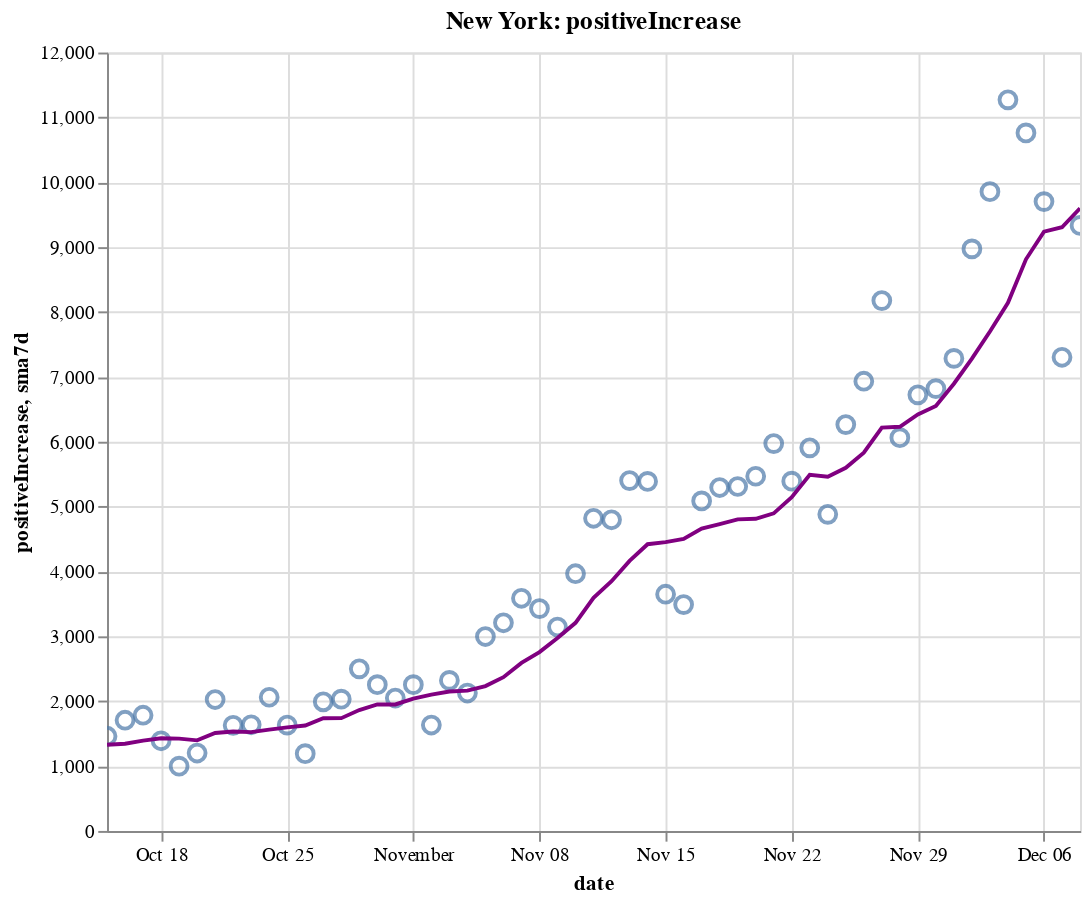

The cell this chart's notebook holds for it:
### Code cell
create_plot(ny, 'positiveIncrease')

### Figure 1 — Vega-Lite specification as saved in the notebook (floating-point values rounded to 4 significant figures)
{"config": {"view": {"continuousWidth": 400, "continuousHeight": 300}}, "layer": [{"layer": [{"mark": {"type": "point", "size": 75}, "encoding": {"tooltip": [{"type": "temporal", "field": "date"}, {"type": "quantitative", "field": "positiveIncrease"}, {"type": "quantitative", "field": "sma7d"}], "x": {"type": "temporal", "field": "date"}, "y": {"type": "quantitative", "field": "positiveIncrease"}}, "selection": {"selector008": {"type": "interval", "bind": "scales", "encodings": ["x", "y"]}}}, {"mark": {"type": "line", "color": "purple"}, "encoding": {"x": {"type": "temporal", "field": "date"}, "y": {"type": "quantitative", "field": "sma7d"}}}]}, {"mark": {"type": "rule", "color": "#aaa"}, "encoding": {"x": {"type": "temporal", "field": "date"}}, "transform": [{"filter": {"selection": "selector007"}}]}, {"mark": "circle", "encoding": {"opacity": {"condition": {"value": 1, "selection": "selector007"}, "value": 0}, "tooltip": [{"type": "temporal", "field": "date"}, {"type": "quantitative", "field": "positiveIncrease"}, {"type": "quantitative", "field": "sma7d"}], "x": {"type": "temporal", "field": "date"}, "y": {"type": "quantitative", "field": "positiveIncrease"}}, "selection": {"selector007": {"type": "single", "encodings": ["x"], "on": "mouseover", "nearest": true, "empty": "none"}}}, {"mark": {"type": "text", "align": "left", "dx": 5, "dy": -5, "stroke": "white", "strokeWidth": 2}, "encoding": {"text": {"type": "quantitative", "field": "positiveIncrease"}, "tooltip": [{"type": "temporal", "field": "date"}, {"type": "quantitative", "field": "positiveIncrease"}, {"type": "quantitative", "field": "sma7d"}], "x": {"type": "temporal", "field": "date"}, "y": {"type": "quantitative", "field": "positiveIncrease"}}, "transform": [{"filter": {"selection": "selector007"}}]}, {"mark": {"type": "text", "align": "left", "dx": 5, "dy": -5}, "encoding": {"text": {"type": "quantitative", "field": "positiveIncrease"}, "tooltip": [{"type": "temporal", "field": "date"}, {"type": "quantitative", "field": "positiveIncrease"}, {"type": "quantitative", "field": "sma7d"}], "x": {"type": "temporal", "field": "date"}, "y": {"type": "quantitative", "field": "positiveIncrease"}}, "transform": [{"filter": {"selection": "selector007"}}]}], "data": {"name": "data-aabe8ff2f5db0b40b0d7a454bb232ec0"}, "height": 400, "title": "New York: positiveIncrease", "width": 500, "$schema": "https://vega.github.io/schema/vega-lite/v4.8.1.json", "datasets": {"data-aabe8ff2f5db0b40b0d7a454bb232ec0": [{"date": "2020-10-15T00:00:00", "totalTestResultsIncrease": 133200.0, "positiveIncrease": 1460.0, "death": 25620.0, "deathIncrease": 13.0, "positiveRate": 0.011, "state": "New York", "sma7d": 1328.0}, {"date": "2020-10-16T00:00:00", "totalTestResultsIncrease": 136000.0, "positiveIncrease": 1707.0, "death": 25630.0, "deathIncrease": 10.0, "positiveRate": 0.013, "state": "New York", "sma7d": 1344.0}, {"date": "2020-10-17T00:00:00", "totalTestResultsIncrease": 160000.0, "positiveIncrease": 1784.0, "death": 25640.0, "deathIncrease": 9.0, "positiveRate": 0.011, "state": "New York", "sma7d": 1393.0}, {"date": "2020-10-18T00:00:00", "totalTestResultsIncrease": 128800.0, "positiveIncrease": 1390.0, "death": 25640.0, "deathIncrease": 7.0, "positiveRate": 0.011, "state": "New York", "sma7d": 1428.0}, {"date": "2020-10-19T00:00:00", "totalTestResultsIncrease": 82010.0, "positiveIncrease": 998.0, "death": 25660.0, "deathIncrease": 15.0, "positiveRate": 0.012, "state": "New York", "sma7d": 1423.0}, {"date": "2020-10-20T00:00:00", "totalTestResultsIncrease": 90540.0, "positiveIncrease": 1201.0, "death": 25670.0, "deathIncrease": 13.0, "positiveRate": 0.013, "state": "New York", "sma7d": 1396.0}, {"date": "2020-10-21T00:00:00", "totalTestResultsIncrease": 124800.0, "positiveIncrease": 2026.0, "death": 25680.0, "deathIncrease": 7.0, "positiveRate": 0.016, "state": "New York", "sma7d": 1509.0}, {"date": "2020-10-22T00:00:00", "totalTestResultsIncrease": 135300.0, "positiveIncrease": 1628.0, "death": 25690.0, "deathIncrease": 15.0, "positiveRate": 0.012, "state": "New York", "sma7d": 1533.0}, {"date": "2020-10-23T00:00:00", "totalTestResultsIncrease": 141500.0, "positiveIncrease": 1637.0, "death": 25700.0, "deathIncrease": 11.0, "positiveRate": 0.012, "state": "New York", "sma7d": 1523.0}, {"date": "2020-10-24T00:00:00", "totalTestResultsIncrease": 156900.0, "positiveIncrease": 2061.0, "death": 25720.0, "deathIncrease": 13.0, "positiveRate": 0.013, "state": "New York", "sma7d": 1563.0}, {"date": "2020-10-25T00:00:00", "totalTestResultsIncrease": 120800.0, "positiveIncrease": 1632.0, "death": 25730.0, "deathIncrease": 12.0, "positiveRate": 0.014, "state": "New York", "sma7d": 1598.0}, {"date": "2020-10-26T00:00:00", "totalTestResultsIncrease": 82120.0, "positiveIncrease": 1191.0, "death": 25740.0, "deathIncrease": 12.0, "positiveRate": 0.015, "state": "New York", "sma7d": 1625.0}, {"date": "2020-10-27T00:00:00", "totalTestResultsIncrease": 111600.0, "positiveIncrease": 1991.0, "death": 25760.0, "deathIncrease": 16.0, "positiveRate": 0.018, "state": "New York", "sma7d": 1738.0}, {"date": "2020-10-28T00:00:00", "totalTestResultsIncrease": 129700.0, "positiveIncrease": 2031.0, "death": 25770.0, "deathIncrease": 15.0, "positiveRate": 0.016, "state": "New York", "sma7d": 1739.0}, {"date": "2020-10-29T00:00:00", "totalTestResultsIncrease": 168400.0, "positiveIncrease": 2499.0, "death": 25790.0, "deathIncrease": 19.0, "positiveRate": 0.015, "state": "New York", "sma7d": 1863.0}, {"date": "2020-10-30T00:00:00", "totalTestResultsIncrease": 146900.0, "positiveIncrease": 2255.0, "death": 25800.0, "deathIncrease": 12.0, "positiveRate": 0.015, "state": "New York", "sma7d": 1951.0}, {"date": "2020-10-31T00:00:00", "totalTestResultsIncrease": 137000.0, "positiveIncrease": 2049.0, "death": 25810.0, "deathIncrease": 3.0, "positiveRate": 0.015, "state": "New York", "sma7d": 1950.0}, {"date": "2020-11-01T00:00:00", "totalTestResultsIncrease": 148900.0, "positiveIncrease": 2255.0, "death": 25820.0, "deathIncrease": 17.0, "positiveRate": 0.015, "state": "New York", "sma7d": 2039.0}, {"date": "2020-11-02T00:00:00", "totalTestResultsIncrease": 96100.0, "positiveIncrease": 1633.0, "death": 25840.0, "deathIncrease": 14.0, "positiveRate": 0.017, "state": "New York", "sma7d": 2102.0}, {"date": "2020-11-03T00:00:00", "totalTestResultsIncrease": 127900.0, "positiveIncrease": 2321.0, "death": 25850.0, "deathIncrease": 15.0, "positiveRate": 0.018, "state": "New York", "sma7d": 2149.0}, {"date": "2020-11-04T00:00:00", "totalTestResultsIncrease": 133500.0, "positiveIncrease": 2126.0, "death": 25870.0, "deathIncrease": 15.0, "positiveRate": 0.016, "state": "New York", "sma7d": 2163.0}, {"date": "2020-11-05T00:00:00", "totalTestResultsIncrease": 161000.0, "positiveIncrease": 2997.0, "death": 25890.0, "deathIncrease": 24.0, "positiveRate": 0.019, "state": "New York", "sma7d": 2234.0}, {"date": "2020-11-06T00:00:00", "totalTestResultsIncrease": 160700.0, "positiveIncrease": 3209.0, "death": 25910.0, "deathIncrease": 18.0, "positiveRate": 0.02, "state": "New York", "sma7d": 2370.0}, {"date": "2020-11-07T00:00:00", "totalTestResultsIncrease": 163300.0, "positiveIncrease": 3587.0, "death": 25930.0, "deathIncrease": 18.0, "positiveRate": 0.022, "state": "New York", "sma7d": 2590.0}, {"date": "2020-11-08T00:00:00", "totalTestResultsIncrease": 145600.0, "positiveIncrease": 3428.0, "death": 25950.0, "deathIncrease": 19.0, "positiveRate": 0.024, "state": "New York", "sma7d": 2757.0}, {"date": "2020-11-09T00:00:00", "totalTestResultsIncrease": 111400.0, "positiveIncrease": 3144.0, "death": 25970.0, "deathIncrease": 26.0, "positiveRate": 0.028, "state": "New York", "sma7d": 2973.0}, {"date": "2020-11-10T00:00:00", "totalTestResultsIncrease": 128000.0, "positiveIncrease": 3965.0, "death": 26000.0, "deathIncrease": 32.0, "positiveRate": 0.031, "state": "New York", "sma7d": 3208.0}, {"date": "2020-11-11T00:00:00", "totalTestResultsIncrease": 164300.0, "positiveIncrease": 4820.0, "death": 26030.0, "deathIncrease": 21.0, "positiveRate": 0.029, "state": "New York", "sma7d": 3593.0}, {"date": "2020-11-12T00:00:00", "totalTestResultsIncrease": 162600.0, "positiveIncrease": 4797.0, "death": 26060.0, "deathIncrease": 29.0, "positiveRate": 0.029, "state": "New York", "sma7d": 3850.0}, {"date": "2020-11-13T00:00:00", "totalTestResultsIncrease": 203700.0, "positiveIncrease": 5401.0, "death": 26080.0, "deathIncrease": 24.0, "positiveRate": 0.027, "state": "New York", "sma7d": 4163.0}, {"date": "2020-11-14T00:00:00", "totalTestResultsIncrease": 184200.0, "positiveIncrease": 5388.0, "death": 26100.0, "deathIncrease": 24.0, "positiveRate": 0.029, "state": "New York", "sma7d": 4420.0}, {"date": "2020-11-15T00:00:00", "totalTestResultsIncrease": 133200.0, "positiveIncrease": 3649.0, "death": 26130.0, "deathIncrease": 30.0, "positiveRate": 0.027, "state": "New York", "sma7d": 4452.0}, {"date": "2020-11-16T00:00:00", "totalTestResultsIncrease": 124600.0, "positiveIncrease": 3490.0, "death": 26160.0, "deathIncrease": 26.0, "positiveRate": 0.028, "state": "New York", "sma7d": 4501.0}, {"date": "2020-11-17T00:00:00", "totalTestResultsIncrease": 159900.0, "positiveIncrease": 5088.0, "death": 26190.0, "deathIncrease": 30.0, "positiveRate": 0.032, "state": "New York", "sma7d": 4662.0}, {"date": "2020-11-18T00:00:00", "totalTestResultsIncrease": 154400.0, "positiveIncrease": 5294.0, "death": 26220.0, "deathIncrease": 36.0, "positiveRate": 0.034, "state": "New York", "sma7d": 4730.0}, {"date": "2020-11-19T00:00:00", "totalTestResultsIncrease": 195200.0, "positiveIncrease": 5310.0, "death": 26260.0, "deathIncrease": 32.0, "positiveRate": 0.027, "state": "New York", "sma7d": 4803.0}, {"date": "2020-11-20T00:00:00", "totalTestResultsIncrease": 205500.0, "positiveIncrease": 5468.0, "death": 26290.0, "deathIncrease": 35.0, "positiveRate": 0.027, "state": "New York", "sma7d": 4812.0}, {"date": "2020-11-21T00:00:00", "totalTestResultsIncrease": 207900.0, "positiveIncrease": 5972.0, "death": 26330.0, "deathIncrease": 34.0, "positiveRate": 0.029, "state": "New York", "sma7d": 4896.0}, {"date": "2020-11-22T00:00:00", "totalTestResultsIncrease": 196600.0, "positiveIncrease": 5392.0, "death": 26360.0, "deathIncrease": 31.0, "positiveRate": 0.027, "state": "New York", "sma7d": 5145.0}, {"date": "2020-11-23T00:00:00", "totalTestResultsIncrease": 191500.0, "positiveIncrease": 5906.0, "death": 26390.0, "deathIncrease": 33.0, "positiveRate": 0.031, "state": "New York", "sma7d": 5490.0}, {"date": "2020-11-24T00:00:00", "totalTestResultsIncrease": 164800.0, "positiveIncrease": 4881.0, "death": 26440.0, "deathIncrease": 51.0, "positiveRate": 0.03, "state": "New York", "sma7d": 5460.0}, {"date": "2020-11-25T00:00:00", "totalTestResultsIncrease": 173100.0, "positiveIncrease": 6265.0, "death": 26480.0, "deathIncrease": 41.0, "positiveRate": 0.036, "state": "New York", "sma7d": 5599.0}, {"date": "2020-11-26T00:00:00", "totalTestResultsIncrease": 217700.0, "positiveIncrease": 6933.0, "death": 26550.0, "deathIncrease": 67.0, "positiveRate": 0.032, "state": "New York", "sma7d": 5831.0}, {"date": "2020-11-27T00:00:00", "totalTestResultsIncrease": 219400.0, "positiveIncrease": 8176.0, "death": 26590.0, "deathIncrease": 39.0, "positiveRate": 0.037, "state": "New York", "sma7d": 6218.0}, {"date": "2020-11-28T00:00:00", "totalTestResultsIncrease": 152400.0, "positiveIncrease": 6063.0, "death": 26630.0, "deathIncrease": 44.0, "positiveRate": 0.04, "state": "New York", "sma7d": 6231.0}, {"date": "2020-11-29T00:00:00", "totalTestResultsIncrease": 157300.0, "positiveIncrease": 6723.0, "death": 26690.0, "deathIncrease": 58.0, "positiveRate": 0.043, "state": "New York", "sma7d": 6421.0}, {"date": "2020-11-30T00:00:00", "totalTestResultsIncrease": 149000.0, "positiveIncrease": 6819.0, "death": 26750.0, "deathIncrease": 57.0, "positiveRate": 0.046, "state": "New York", "sma7d": 6551.0}, {"date": "2020-12-01T00:00:00", "totalTestResultsIncrease": 146700.0, "positiveIncrease": 7285.0, "death": 26820.0, "deathIncrease": 69.0, "positiveRate": 0.05, "state": "New York", "sma7d": 6895.0}, {"date": "2020-12-02T00:00:00", "totalTestResultsIncrease": 193600.0, "positiveIncrease": 8973.0, "death": 26890.0, "deathIncrease": 73.0, "positiveRate": 0.046, "state": "New York", "sma7d": 7282.0}, {"date": "2020-12-03T00:00:00", "totalTestResultsIncrease": 203400.0, "positiveIncrease": 9855.0, "death": 26960.0, "deathIncrease": 66.0, "positiveRate": 0.048, "state": "New York", "sma7d": 7699.0}, {"date": "2020-12-04T00:00:00", "totalTestResultsIncrease": 208300.0, "positiveIncrease": 11270.0, "death": 27020.0, "deathIncrease": 62.0, "positiveRate": 0.054, "state": "New York", "sma7d": 8141.0}, {"date": "2020-12-05T00:00:00", "totalTestResultsIncrease": 215400.0, "positiveIncrease": 10760.0, "death": 27090.0, "deathIncrease": 72.0, "positiveRate": 0.05, "state": "New York", "sma7d": 8812.0}, {"date": "2020-12-06T00:00:00", "totalTestResultsIncrease": 205800.0, "positiveIncrease": 9702.0, "death": 27150.0, "deathIncrease": 60.0, "positiveRate": 0.047, "state": "New York", "sma7d": 9238.0}, {"date": "2020-12-07T00:00:00", "totalTestResultsIncrease": 152300.0, "positiveIncrease": 7302.0, "death": 27230.0, "deathIncrease": 83.0, "positiveRate": 0.048, "state": "New York", "sma7d": 9307.0}, {"date": "2020-12-08T00:00:00", "totalTestResultsIncrease": 162500.0, "positiveIncrease": 9335.0, "death": 27310.0, "deathIncrease": 75.0, "positiveRate": 0.057, "state": "New York", "sma7d": 9600.0}]}}
